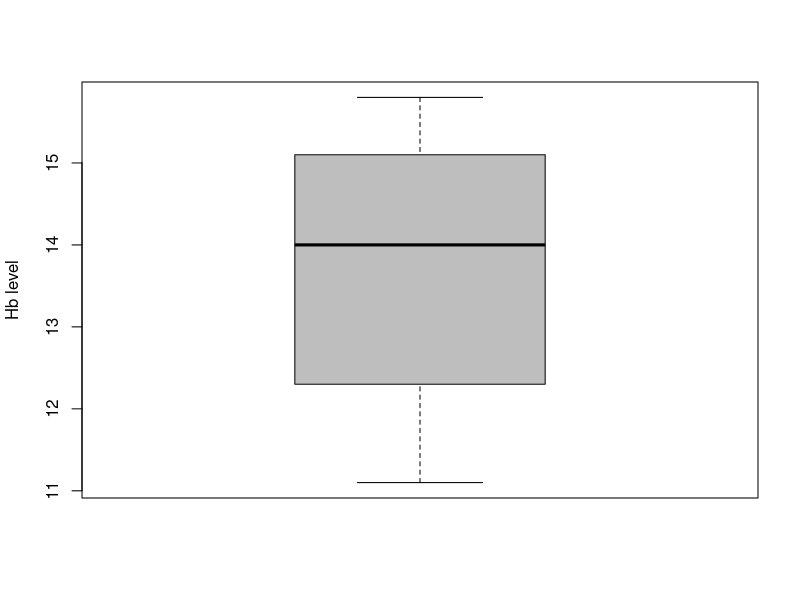
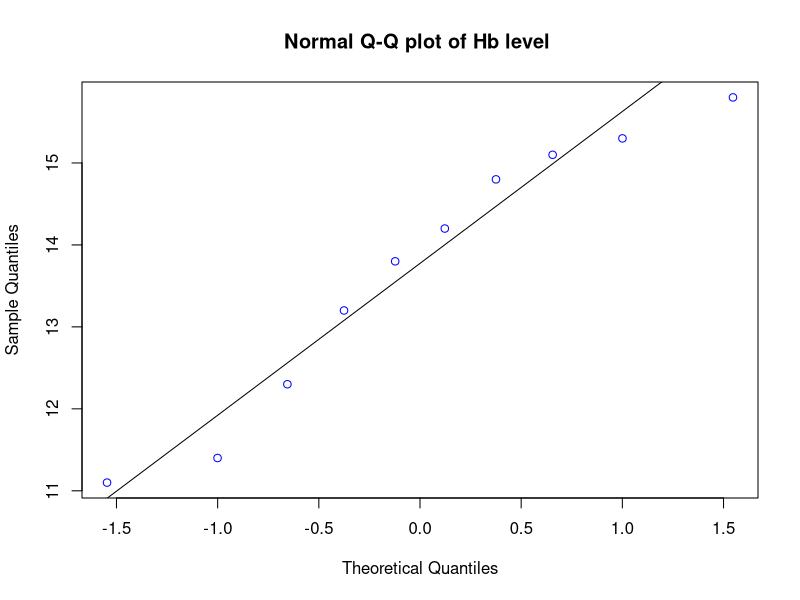

Write the R code that produced these figures, in order.
mu = 14.6
data = c(12.3,11.4,14.2,15.3,14.8,13.8,11.1,15.1,15.8,13.2)
n = length(data)
x.bar = mean(data)
sd.est = sd(data)
t = (x.bar - mu) / (sd.est / sqrt(n))

tab = qt(0.01,n-1)
pvalue.t = pt(t,df = n-1)

boxplot(data,ylab = "Hb level",col = "gray")
qqnorm(data,main = "Normal Q-Q plot of Hb level ",col = "blue")
qqline(data)